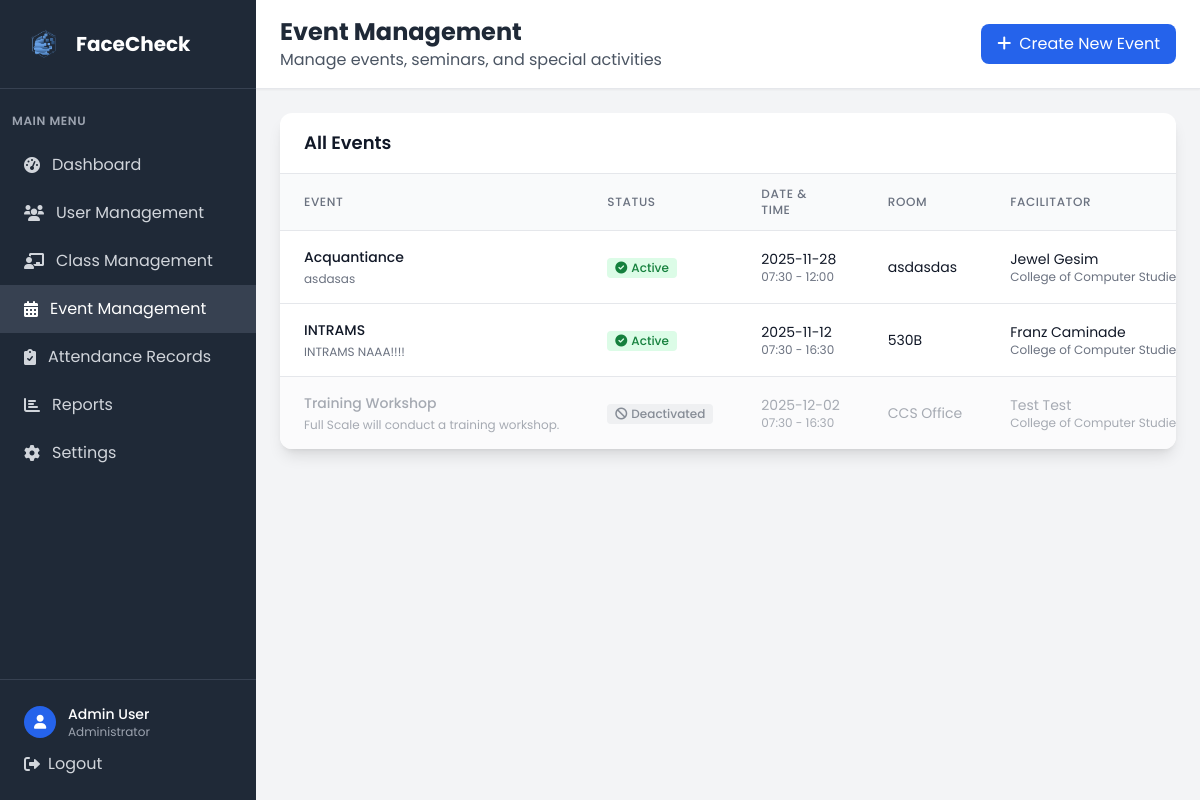
The app's page /admin/events (signed in), older data.
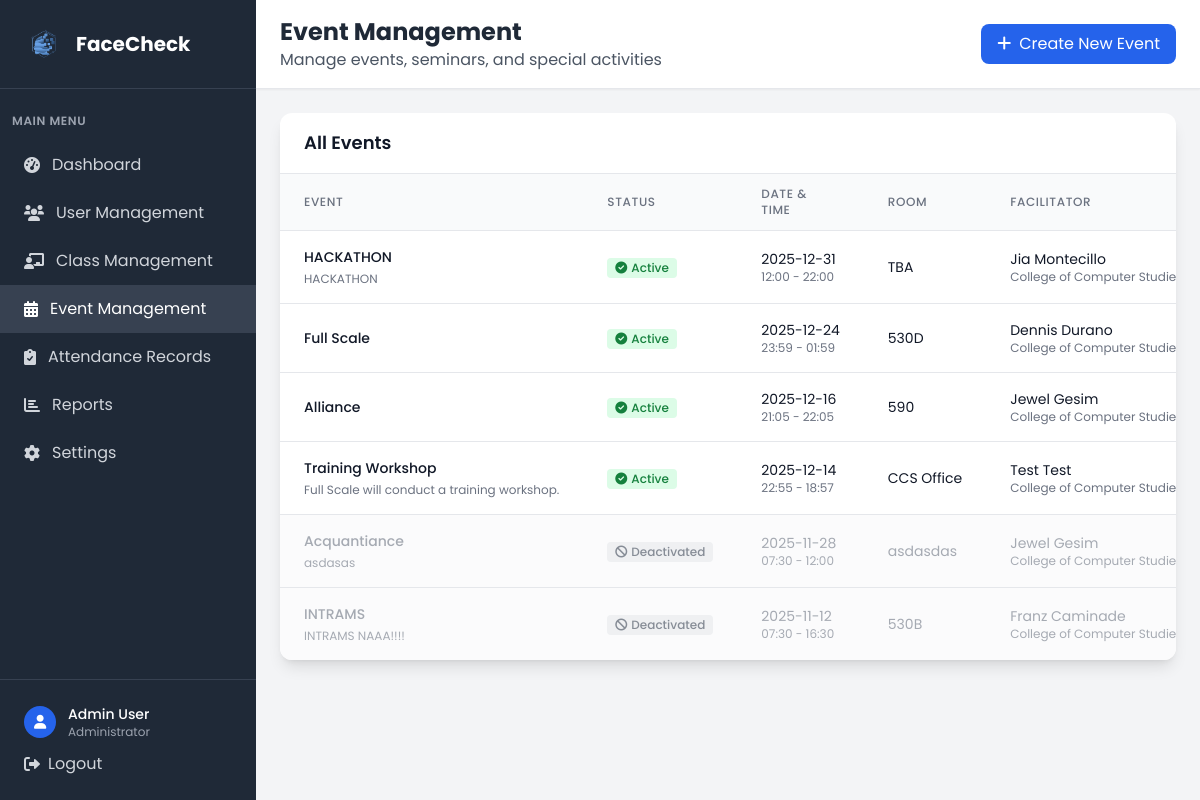
The same page, newer data.
### tables this page shows
CREATE TABLE event (
            event_id INTEGER PRIMARY KEY AUTOINCREMENT,
            event_name VARCHAR(20) NOT NULL,
            description TEXT,
            event_date DATETIME NOT NULL,
            start_time TIME,
            end_time TIME,
            room VARCHAR(20),
            faculty_id INTEGER NOT NULL, is_active BOOLEAN DEFAULT 1,
            FOREIGN KEY (faculty_id) REFERENCES faculty(faculty_id)
        );

CREATE TABLE user (
            user_id INTEGER PRIMARY KEY AUTOINCREMENT,
            idno VARCHAR(20) NOT NULL UNIQUE,
            firstname VARCHAR(50) NOT NULL,
            lastname VARCHAR(50) NOT NULL,
            role VARCHAR(10) NOT NULL CHECK (role IN ('admin', 'faculty', 'student')),
            password VARCHAR(255) NOT NULL,
            created_at DATETIME DEFAULT CURRENT_TIMESTAMP,
            is_active BOOLEAN DEFAULT 1,
            dept_id INTEGER,
            FOREIGN KEY (dept_id) REFERENCES department(dept_id)
        );

CREATE TABLE department (
            dept_id INTEGER PRIMARY KEY AUTOINCREMENT,
            dept_name VARCHAR(50) NOT NULL
        );

### app.py (the view)
@app.route('/admin/events')
def admin_events():
    if 'user_id' not in session or session['role'] != 'admin':
        return redirect(url_for('login'))
    conn = get_db_connection()
    events = conn.execute('''
        SELECT e.*, u.firstname, u.lastname, d.dept_name
        FROM event e
        JOIN faculty f ON e.faculty_id = f.faculty_id
        JOIN user u ON f.user_id = u.user_id
        LEFT JOIN department d ON u.dept_id = d.dept_id
        ORDER BY e.is_active DESC, e.event_date DESC
    ''').fetchall()
    faculty = conn.execute('''
        SELECT f.faculty_id, u.firstname, u.lastname, d.dept_name
        FROM faculty f
        JOIN user u ON f.user_id = u.user_id
        LEFT JOIN department d ON u.dept_id = d.dept_id
        WHERE u.is_active = 1
        ORDER BY u.firstname, u.lastname
    ''').fetchall()
    conn.close()
    return render_template('admin_events.html', events=events, faculty=faculty)

### app.py (called while the page is built)
def get_db_connection():
    try:
        conn = sqlite3.connect('facecheck.db', timeout=30.0)
        conn.row_factory = sqlite3.Row
        conn.execute('PRAGMA foreign_keys = ON')
        try:
            cur = conn.cursor()
            cur.execute("PRAGMA table_info(faculty)")
            columns = [row[1] for row in cur.fetchall()]
            if 'attendance_image' not in columns:
                cur.execute("ALTER TABLE faculty ADD COLUMN attendance_image VARCHAR(255)")
                conn.commit()
        except Exception:
            pass
        return conn
    except sqlite3.Error as e:
        print(f"Database connection error: {e}")
        raise

### templates/admin_events.html (shortened to what this page needs)
<!DOCTYPE html>
<html lang="en">
<head>
    <script src="https://cdn.tailwindcss.com"></script>
    <link href="https://cdnjs.cloudflare.com/ajax/libs/font-awesome/6.0.0/css/all.min.css" rel="stylesheet">
    <link rel="stylesheet" href="{{ url_for('static', filename='css/global.css') }}">
</head>
<body class="bg-gray-100">
    <div class="flex h-screen">
        <div class="w-64 bg-gray-800 text-white">
            <div class="p-6 border-b border-gray-700">
                <div class="flex items-center">
                    <img src="{{ url_for('static', filename='img/FaceCheck_Logo.png') }}" alt="FaceCheck logo" class="w-10 h-10 mr-3">
                    <h1 class="text-xl font-bold">FaceCheck</h1>
                </div>
            </div>
            <nav class="mt-6">
                <div class="px-3">
                    <div class="text-xs font-semibold text-gray-400 uppercase tracking-wider mb-3">Main Menu</div>
                </div>
                <a href="{{ url_for('dashboard') }}" class="flex items-center px-6 py-3 text-gray-300 hover:bg-gray-700 hover:text-white transition duration-200">
                    <i class="fas fa-tachometer-alt mr-3"></i>
                    Dashboard
                </a>
                <a href="{{ url_for('admin_users') }}" class="flex items-center px-6 py-3 text-gray-300 hover:bg-gray-700 hover:text-white transition duration-200">
                    <i class="fas fa-users mr-3"></i>
                    User Management
                </a>
                <a href="{{ url_for('admin_classes') }}" class="flex items-center px-6 py-3 text-gray-300 hover:bg-gray-700 hover:text-white transition duration-200">
                    <i class="fas fa-chalkboard-teacher mr-3"></i>
                    Class Management
                </a>
                <a href="{{ url_for('admin_events') }}" class="flex items-center px-6 py-3 bg-gray-700 text-white">
                    <i class="fas fa-calendar-alt mr-3"></i>
                    Event Management
                </a>
                <a href="{{ url_for('admin_attendance') }}" class="flex items-center px-6 py-3 text-gray-300 hover:bg-gray-700 hover:text-white transition duration-200">
                    <i class="fas fa-clipboard-check mr-3"></i>
                    Attendance Records
                </a>
                <a href="/reports" class="flex items-center px-6 py-3 text-gray-300 hover:bg-gray-700 hover:text-white transition duration-200">
                    <i class="fas fa-chart-bar mr-3"></i>
                    Reports
                </a>
                <a href="/settings" class="flex items-center px-6 py-3 text-gray-300 hover:bg-gray-700 hover:text-white transition duration-200">
                    <i class="fas fa-cog mr-3"></i>
                    Settings
                </a>
            </nav>
            <div class="absolute bottom-0 w-64 p-6 border-t border-gray-700">
                <div class="flex items-center">
                    <div class="w-8 h-8 bg-blue-600 rounded-full flex items-center justify-center mr-3">
                        <i class="fas fa-user text-white text-sm"></i>
                    </div>
                    <div>
                        <div class="text-sm font-medium">Admin User</div>
                        <div class="text-xs text-gray-400">Administrator</div>
                    </div>
                </div>
                <a href="{{ url_for('logout') }}" class="mt-3 flex items-center text-gray-300 hover:text-white transition duration-200">
                    <i class="fas fa-sign-out-alt mr-2"></i>
                    Logout
                </a>
            </div>
        </div>
        <div class="flex-1 flex flex-col overflow-hidden">
            <header class="bg-white shadow-sm border-b border-gray-200">
                <div class="px-6 py-4">
                    <div class="flex items-center justify-between">
                        <div>
                            <h2 class="text-2xl font-bold text-gray-800">Event Management</h2>
                            <p class="text-gray-600">Manage events, seminars, and special activities</p>
                        </div>
                        <a href="{{ url_for('create_event') }}" class="bg-blue-600 text-white px-4 py-2 rounded-lg hover:bg-blue-700 transition duration-200">
                            <i class="fas fa-plus mr-2"></i>Create New Event
                        </a>
                    </div>
                </div>
            </header>
            <main class="flex-1 overflow-y-auto p-6">
                <div class="bg-white rounded-xl shadow-lg overflow-hidden">
                    <div class="px-6 py-4 border-b border-gray-200">
                        <h3 class="text-lg font-semibold text-gray-900">All Events</h3>
                    </div>
                    {% if events %}
                    <div class="overflow-x-auto">
                        <table class="min-w-full divide-y divide-gray-200">
                            <thead class="bg-gray-50">
                                <tr>
                                    <th class="px-6 py-3 text-left text-xs font-medium text-gray-500 uppercase tracking-wider">Event</th>
                                    <th class="px-6 py-3 text-left text-xs font-medium text-gray-500 uppercase tracking-wider">Status</th>
                                    <th class="px-6 py-3 text-left text-xs font-medium text-gray-500 uppercase tracking-wider">Date & Time</th>
                                    <th class="px-6 py-3 text-left text-xs font-medium text-gray-500 uppercase tracking-wider">Room</th>
                                    <th class="px-6 py-3 text-left text-xs font-medium text-gray-500 uppercase tracking-wider">Facilitator</th>
                                </tr>
                            </thead>
                            <tbody class="bg-white divide-y divide-gray-200">
                                {% for event in events %}
                                <tr class="hover:bg-gray-50 {% if not event.is_active %}opacity-60 bg-gray-50{% endif %}">
                                    <td class="px-6 py-4 whitespace-nowrap">
                                        <div class="text-sm font-medium {% if event.is_active %}text-gray-900{% else %}text-gray-500{% endif %}">{{ event.event_name }}</div>
                                        {% if event.description %}
                                        <div class="text-xs text-gray-500 mt-1">{{ event.description[:50] }}{% if event.description|length > 50 %}...{% endif %}</div>
                                        {% endif %}
                                    </td>
                                    <td class="px-6 py-4 whitespace-nowrap">
                                        {% if not event.is_active %}
                                        <span class="inline-flex items-center px-2 py-0.5 rounded text-xs font-medium bg-gray-200 text-gray-700">
                                            <i class="fas fa-ban mr-1 text-xs"></i>Deactivated
                                        </span>
                                        {% else %}
                                        <span class="inline-flex items-center px-2 py-0.5 rounded text-xs font-medium bg-green-100 text-green-700">
                                            <i class="fas fa-check-circle mr-1 text-xs"></i>Active
                                        </span>
                                        {% endif %}
                                    </td>
                                    <td class="px-6 py-4 whitespace-nowrap">
                                        <div class="text-sm {% if event.is_active %}text-gray-900{% else %}text-gray-500{% endif %}">{{ event.event_date }}</div>
                                        <div class="text-xs text-gray-500">{{ event.start_time }} - {{ event.end_time }}</div>
                                    </td>
                                    <td class="px-6 py-4 whitespace-nowrap">
                                        <div class="text-sm {% if event.is_active %}text-gray-900{% else %}text-gray-500{% endif %}">{{ event.room or 'TBA' }}</div>
                                    </td>
                                    <td class="px-6 py-4 whitespace-nowrap">
                                        <div class="text-sm {% if event.is_active %}text-gray-900{% else %}text-gray-500{% endif %}">{{ event.firstname }} {{ event.lastname }}</div>
                                        <div class="text-xs text-gray-500">{{ event.dept_name or 'No Department' }}</div>
                                    </td>
                                </tr>
                                {% endfor %}
                            </tbody>
                        </table>
                    </div>
                    {% endif %}
                </div>
            </main>
        </div>
    </div>
</body>
</html>

### static/css/global.css (style rules this page uses)
html, body, button, input, textarea, select { font-family: 'Poppins', 'Segoe UI', sans-serif !important; }

Row changes from the older to the newer data that the page shows:
added event: event_name "HACKATHON", description "HACKATHON", is_active True (drawn), event_date "2025-12-31", start_time "12:00", end_time "22:00", room "TBA", firstname "Jia", lastname "Montecillo", dept_name "College of Computer…"
added event: event_name "Full Scale", is_active True (drawn), event_date "2025-12-24", start_time "23:59", end_time "01:59", room "530D", firstname "Dennis", lastname "Durano", dept_name "College of Computer…"
added event: event_name "Alliance", is_active True (drawn), event_date "2025-12-16", start_time "21:05", end_time "22:05", room "590", firstname "Jewel", lastname "Gesim", dept_name "College of Computer…"
changed event "Training Workshop": event_date "2025-12-02" → "2025-12-14"; start_time "07:30" → "22:55"; end_time "16:30" → "18:57"; is_active "Deactivated" → "Active"; moves up the list
changed event "Acquantiance": is_active "Active" → "Deactivated"
changed event "INTRAMS": is_active "Active" → "Deactivated"
